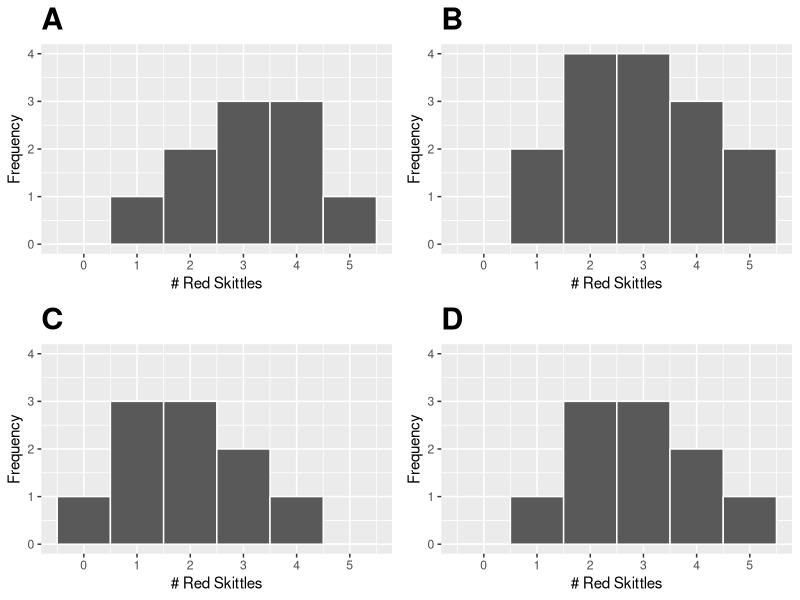

Write R code to recreate this figure.
library(tidyverse)
library(ggplot2)
require(gridExtra)

skittles_a <- tibble(red_skittles = c(5, 1, 4, 4, 4, 3, 3, 2, 2, 3))
skittles_b <- tibble(red_skittles = c(5, 1, 4, 2, 4, 3, 3, 2, 2, 3, 5, 2, 3, 4, 1))
skittles_c <- tibble(red_skittles = c(4, 0, 3, 1, 3, 2, 2, 1, 1, 2))
skittles_d <- tibble(red_skittles = c(5, 1, 4, 2, 4, 3, 3, 2, 2, 3))

plot_a <- skittles_a %>% 
  ggplot(aes(x = red_skittles)) +
  geom_histogram(binwidth = 1, colour = "white") +
  scale_x_continuous(limits = c(-0.5, 5.5),
                     breaks = seq(0, 5, 1)) +
  scale_y_continuous(limits = c(0, 4),
                     breaks = seq(0, 4, 1)) +
  xlab("# Red Skittles") +
  ylab("Frequency") +
  ggtitle("A") +
  theme(plot.title = element_text(face = "bold", size=22))

plot_b <- skittles_b %>% 
  ggplot(aes(x = red_skittles)) +
  geom_histogram(binwidth = 1, colour = "white") +
  scale_x_continuous(limits = c(-0.5, 5.5),
                     breaks = seq(0, 5, 1)) +
  scale_y_continuous(limits = c(0, 4),
                     breaks = seq(0, 4, 1)) +
  xlab("# Red Skittles") +
  ylab("Frequency") +
  ggtitle("B") +
  theme(plot.title = element_text(face = "bold", size=22))

plot_c <- skittles_c %>% 
  ggplot(aes(x = red_skittles)) +
  geom_histogram(binwidth = 1, colour = "white") +
  scale_x_continuous(limits = c(-0.5, 5.5),
                     breaks = seq(0, 5, 1)) +
  scale_y_continuous(limits = c(0, 4),
                     breaks = seq(0, 4, 1)) +
  xlab("# Red Skittles") +
  ylab("Frequency") +
  ggtitle("C") +
  theme(plot.title = element_text(face = "bold", size=22))

plot_d <- skittles_d %>% 
  ggplot(aes(x = red_skittles)) +
  geom_histogram(binwidth = 1, colour = "white") + 
  scale_x_continuous(limits = c(-0.5, 5.5),
                     breaks = seq(0, 5, 1)) +
  scale_y_continuous(limits = c(0, 4),
                     breaks = seq(0, 4, 1)) +
  xlab("# Red Skittles") +
  ylab("Frequency") + 
  ggtitle("D") + 
  theme(plot.title = element_text(face = "bold", size=22))

gridExtra::grid.arrange(plot_a, plot_b, plot_c, plot_d)

